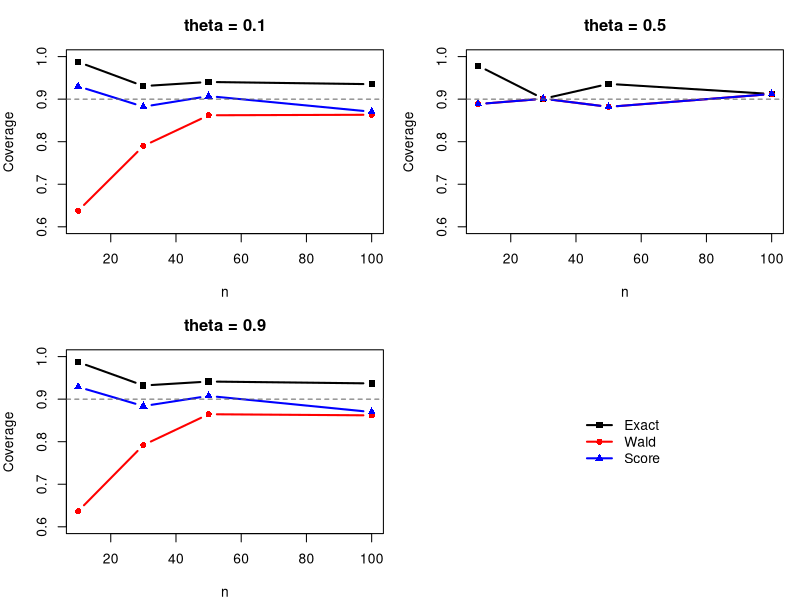
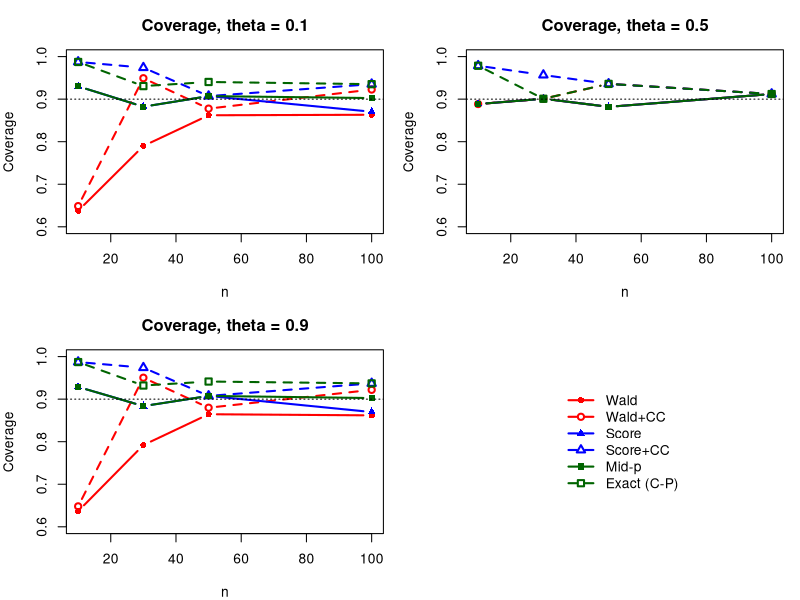
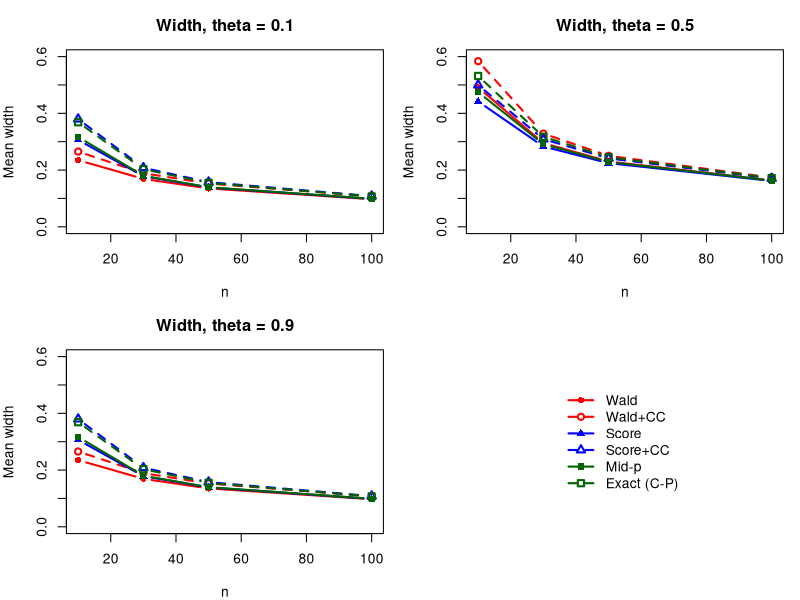
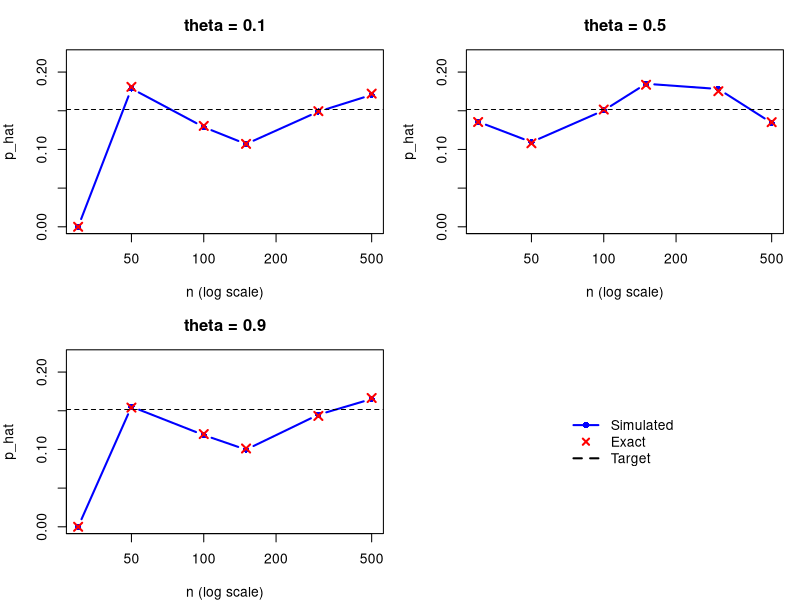

Reproduce these figures in R, in order.
## ---- chunk 1
knitr::opts_chunk$set(
  echo = TRUE,
  fig.width = 7,
  fig.height = 5.2,
  out.width = "80%",
  fig.align = "center"
)
## ---- chunk 2
set.seed(47)

ns <- c(10, 30, 50, 100)
thetas <- c(0.1, 0.5, 0.9)
N <- 1e5
alpha <- 0.10
z <- qnorm(1 - alpha/2)

results1 <- data.frame()

for (n in ns) {
  # 1. Exact interval using binom.test directly
  exact_ci <- sapply(0:n, function(s) {
    binom.test(s, n, conf.level = 0.90)$conf.int
  })
  
  # 2. Wald interval using the Z formula from the slides
  wald_ci <- sapply(0:n, function(s) {
    p <- s / n
    p + c(-1, 1) * z * sqrt(p * (1 - p) / n)
  })
  
  # 3. Approximate interval using prop.test with correct = FALSE directly
  score_ci <- sapply(0:n, function(s) {
    prop.test(s, n, conf.level = 0.90, correct = FALSE)$conf.int
  })
  
  for (theta in thetas) {
    S <- rbinom(N, size = n, prob = theta)
    
    cov_e <- mean(exact_ci[1, S + 1] <= theta & theta <= exact_ci[2, S + 1])
    cov_w <- mean(wald_ci[1, S + 1] <= theta & theta <= wald_ci[2, S + 1])
    cov_s <- mean(score_ci[1, S + 1] <= theta & theta <= score_ci[2, S + 1])
    
    results1 <- rbind(results1, data.frame(
      n = n, theta = theta,
      Exact = cov_e, Wald = cov_w, Score = cov_s
    ))
  }
}
## ---- chunk 3
knitr::kable(
  results1,
  digits = 4,
  caption = "Empirical coverage of the nominal 0.90 confidence intervals."
)
## ---- chunk 4
par(mfrow = c(2, 2), mar = c(4, 4, 3, 1))
for (th in thetas) {
  sub_res <- results1[results1$theta == th, ]
  matplot(sub_res$n, sub_res[, c("Exact", "Wald", "Score")],
          type = "b", pch = 15:17, lty = 1, lwd = 2,
          col = c("black", "red", "blue"), ylim = c(0.6, 1.0),
          xlab = "n", ylab = "Coverage", main = paste("theta =", th))
  abline(h = 0.90, lty = 2, col = "gray40")
}
plot.new()
legend("center", legend = c("Exact", "Wald", "Score"),
       col = c("black", "red", "blue"), pch = 15:17, lwd = 2, bty = "n")
## ---- chunk 5
set.seed(47)

ns <- c(10, 30, 50, 100)
thetas <- c(0.1, 0.5, 0.9)
N <- 1e5
alpha <- 0.10
z <- qnorm(1 - alpha/2)

# Mid-p function for one value of s
get_midp <- function(s, n) {
  lo <- 0; up <- 1
  if (s > 0) {
    f1 <- function(th) 1 - pbinom(s, n, th) + 0.5 * dbinom(s, n, th) - alpha/2
    lo <- uniroot(f1, c(0, 1))$root
  }
  if (s < n) {
    f2 <- function(th) pbinom(s - 1, n, th) + 0.5 * dbinom(s, n, th) - alpha/2
    up <- uniroot(f2, c(0, 1))$root
  }
  c(lo, up)
}

methods <- c("Wald", "Wald+CC", "Score", "Score+CC", "Mid-p", "Exact (C-P)")
cov_res <- data.frame()
w_res   <- data.frame()

for (n in ns) {
  # 1. Wald
  ci_wald <- sapply(0:n, function(s) {
    p <- s / n
    p + c(-1, 1) * z * sqrt(p * (1 - p) / n)
  })
  
  # 2. Wald + CC
  ci_wald_cc <- sapply(0:n, function(s) {
    p <- s / n
    se <- sqrt(p * (1 - p) / n)
    c(max(0, p - (z * se + 1 / (2 * n))),
      min(1, p + (z * se + 1 / (2 * n))))
  })
  
  # 3. Score (no CC) using prop.test directly
  ci_score <- sapply(0:n, function(s) {
    prop.test(s, n, conf.level = 0.90, correct = FALSE)$conf.int
  })
  
  # 4. Score + CC using prop.test directly
  ci_score_cc <- sapply(0:n, function(s) {
    prop.test(s, n, conf.level = 0.90, correct = TRUE)$conf.int
  })
  
  # 5. Mid-p
  ci_midp <- sapply(0:n, get_midp, n = n)
  
  # 6. Exact Clopper-Pearson using binom.test directly
  ci_exact <- sapply(0:n, function(s) {
    binom.test(s, n, conf.level = 0.90)$conf.int
  })
  
  cis <- list(
    "Wald"        = ci_wald,
    "Wald+CC"     = ci_wald_cc,
    "Score"       = ci_score,
    "Score+CC"    = ci_score_cc,
    "Mid-p"       = ci_midp,
    "Exact (C-P)" = ci_exact
  )
  
  for (theta in thetas) {
    S <- rbinom(N, size = n, prob = theta)
    
    row_c <- data.frame(n = n, theta = theta)
    row_w <- data.frame(n = n, theta = theta)
    
    for (m in methods) {
      lims <- cis[[m]]
      lo <- lims[1, S + 1]
      up <- lims[2, S + 1]
      row_c[[m]] <- mean(lo <= theta & theta <= up)
      row_w[[m]] <- mean(up - lo)
    }
    cov_res <- rbind(cov_res, row_c)
    w_res   <- rbind(w_res, row_w)
  }
}
## ---- chunk 6
knitr::kable(
  cov_res,
  digits = 4,
  caption = "Empirical coverage with and without continuity correction."
)

knitr::kable(
  w_res,
  digits = 3,
  caption = "Mean width of the confidence intervals."
)
## ---- chunk 7
cols <- c("red", "red", "blue", "blue", "darkgreen", "darkgreen")
ltys <- c(1, 2, 1, 2, 1, 2)
pchs <- c(16, 1, 17, 2, 15, 0)

# Coverage plot
par(mfrow = c(2, 2), mar = c(4, 4, 3, 1))
for (th in thetas) {
  sub_c <- cov_res[cov_res$theta == th, ]
  matplot(sub_c$n, sub_c[, methods], type = "b", pch = pchs, col = cols,
          lty = ltys, lwd = 2, ylim = c(0.6, 1.0), xlab = "n", ylab = "Coverage",
          main = paste("Coverage, theta =", th))
  abline(h = 0.90, lty = 3)
}
plot.new()
legend("center", methods, col = cols, lty = ltys, pch = pchs, lwd = 2, bty = "n")

# Width plot
par(mfrow = c(2, 2), mar = c(4, 4, 3, 1))
for (th in thetas) {
  sub_w <- w_res[w_res$theta == th, ]
  matplot(sub_w$n, sub_w[, methods], type = "b", pch = pchs, col = cols,
          lty = ltys, lwd = 2, ylim = c(0, 0.6), xlab = "n", ylab = "Mean width",
          main = paste("Width, theta =", th))
}
plot.new()
legend("center", methods, col = cols, lty = ltys, pch = pchs, lwd = 2, bty = "n")
## ---- chunk 8
set.seed(47)

ns <- c(30, 50, 100, 150, 300, 500)
thetas <- c(0.1, 0.5, 0.9)
N <- 1e5

target <- pnorm(-0.1) - pnorm(-0.5)

results3 <- data.frame()

for (theta in thetas) {
  for (n in ns) {
    sigma <- sqrt(n * theta * (1 - theta))
    
    # Simulation
    S <- rbinom(N, size = n, prob = theta)
    W <- (S - n * theta) / sigma
    p_hat <- mean(W >= -0.5 & W <= -0.1)
    
    # Exact binomial probability
    s <- 0:n
    w <- (s - n * theta) / sigma
    p_exact <- sum(dbinom(s[w >= -0.5 & w <= -0.1], n, theta))
    
    results3 <- rbind(results3, data.frame(
      theta = theta, n = n,
      Simulated = p_hat, Exact = p_exact, Target = target
    ))
  }
}
## ---- chunk 9
knitr::kable(
  results3,
  digits = 4,
  caption = "Simulated vs exact binomial probabilities and normal target (0.1516)."
)
## ---- chunk 10
par(mfrow = c(2, 2), mar = c(4, 4, 3, 1))
for (th in thetas) {
  sub_r <- results3[results3$theta == th, ]
  plot(sub_r$n, sub_r$Simulated, type = "b", pch = 16, col = "blue", lwd = 2,
       ylim = c(0, 0.22), log = "x", xlab = "n (log scale)", ylab = "p_hat",
       main = paste("theta =", th))
  points(sub_r$n, sub_r$Exact, pch = 4, col = "red", cex = 1.3, lwd = 2)
  abline(h = target, lty = 2)
}
plot.new()
legend("center", c("Simulated", "Exact", "Target"),
       col = c("blue", "red", "black"), pch = c(16, 4, NA), lty = c(1, NA, 2),
       lwd = 2, bty = "n")
